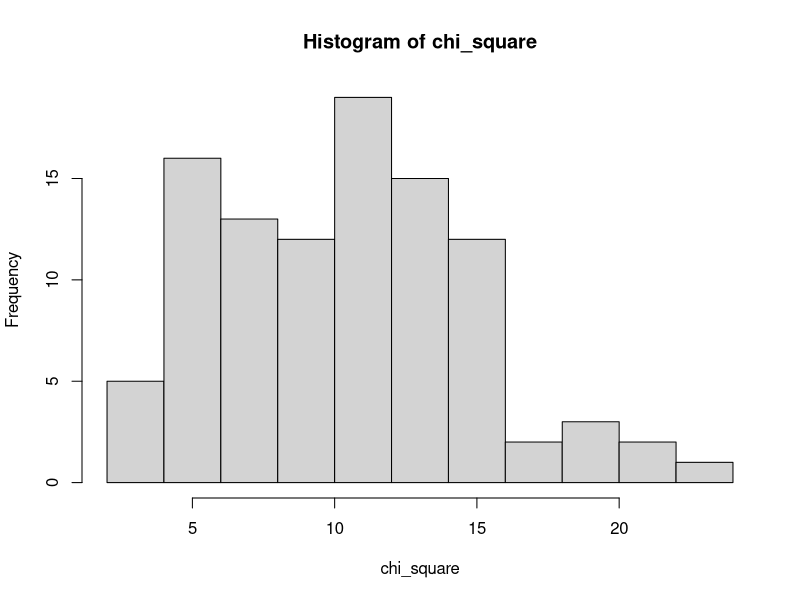

Recreate this plot in R.
# 4.a
x <- 2
v <- 10

p <- dchisq(x, v)
p

# 4.b
x <- 1:100
chi_square <- rchisq(x, 10)
hist(chi_square)

# 4.c
rataan <- v
varian <- 2 * v

cat("Rataan : ", rataan, "\n")
cat("Varian : ", varian, "\n")